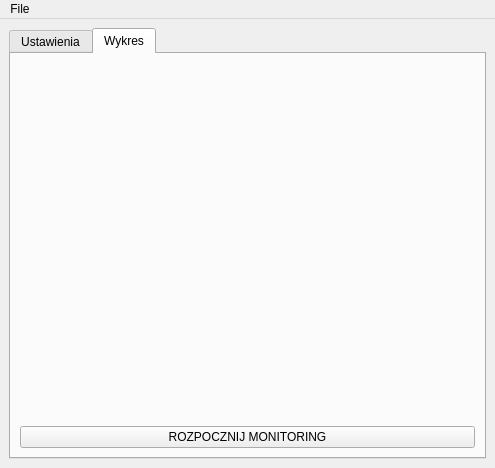
<?xml version="1.0" encoding="UTF-8"?>
<ui version="4.0">
 <class>MainWindow</class>
 <widget class="QMainWindow" name="MainWindow">
  <property name="geometry">
   <rect>
    <x>0</x>
    <y>0</y>
    <width>495</width>
    <height>468</height>
   </rect>
  </property>
  <property name="sizePolicy">
   <sizepolicy hsizetype="Maximum" vsizetype="Maximum">
    <horstretch>0</horstretch>
    <verstretch>0</verstretch>
   </sizepolicy>
  </property>
  <property name="windowTitle">
   <string>ArduinoMonitor</string>
  </property>
  <widget class="QWidget" name="centralwidget">
   <property name="sizePolicy">
    <sizepolicy hsizetype="Expanding" vsizetype="Expanding">
     <horstretch>0</horstretch>
     <verstretch>0</verstretch>
    </sizepolicy>
   </property>
   <layout class="QVBoxLayout" name="verticalLayout">
    <item>
     <layout class="QGridLayout" name="gridLayout_2">
      <item row="0" column="0">
       <widget class="QTabWidget" name="tab_main">
        <property name="autoFillBackground">
         <bool>false</bool>
        </property>
        <property name="currentIndex">
         <number>1</number>
        </property>
        <widget class="QWidget" name="tab_settings">
         <attribute name="title">
          <string>Ustawienia</string>
         </attribute>
         <layout class="QVBoxLayout" name="verticalLayout_2">
          <item>
           <layout class="QGridLayout" name="gridLayout" rowstretch="0,0,0,0">
            <property name="sizeConstraint">
             <enum>QLayout::SetDefaultConstraint</enum>
            </property>
            <property name="leftMargin">
             <number>30</number>
            </property>
            <property name="rightMargin">
             <number>0</number>
            </property>
            <property name="spacing">
             <number>20</number>
            </property>
            <item row="1" column="0">
             <widget class="QLabel" name="label_2">
              <property name="text">
               <string>Port serwera:</string>
              </property>
             </widget>
            </item>
            <item row="1" column="1">
             <widget class="Line" name="line_2">
              <property name="orientation">
               <enum>Qt::Vertical</enum>
              </property>
             </widget>
            </item>
            <item row="2" column="2">
             <widget class="QComboBox" name="serverSocketTypeCBox">
              <item>
               <property name="text">
                <string>AF_INET </string>
               </property>
              </item>
              <item>
               <property name="text">
                <string>AF_UNIX </string>
               </property>
              </item>
              <item>
               <property name="text">
                <string>AF_INET6 </string>
               </property>
              </item>
             </widget>
            </item>
            <item row="1" column="2">
             <widget class="QLineEdit" name="serverPortTextLine"/>
            </item>
            <item row="0" column="2">
             <widget class="QLineEdit" name="serverAddressTextLine">
              <property name="alignment">
               <set>Qt::AlignLeading|Qt::AlignLeft|Qt::AlignTop</set>
              </property>
             </widget>
            </item>
            <item row="2" column="0">
             <widget class="QLabel" name="label_3">
              <property name="text">
               <string>Typ gniazda:</string>
              </property>
             </widget>
            </item>
            <item row="0" column="0">
             <widget class="QLabel" name="label">
              <property name="text">
               <string>Adres serwera:</string>
              </property>
             </widget>
            </item>
            <item row="0" column="1">
             <widget class="Line" name="line_3">
              <property name="orientation">
               <enum>Qt::Vertical</enum>
              </property>
             </widget>
            </item>
            <item row="2" column="1">
             <widget class="Line" name="line_4">
              <property name="orientation">
               <enum>Qt::Vertical</enum>
              </property>
             </widget>
            </item>
            <item row="3" column="2">
             <widget class="QPushButton" name="connectButton">
              <property name="text">
               <string>TEST POŁĄCZENIA</string>
              </property>
             </widget>
            </item>
           </layout>
          </item>
          <item>
           <widget class="Line" name="line">
            <property name="orientation">
             <enum>Qt::Horizontal</enum>
            </property>
           </widget>
          </item>
          <item>
           <layout class="QHBoxLayout" name="horizontalLayout">
            <item>
             <widget class="QTextEdit" name="connectionStatusTextBox"/>
            </item>
            <item>
             <widget class="Line" name="line_5">
              <property name="orientation">
               <enum>Qt::Vertical</enum>
              </property>
             </widget>
            </item>
            <item>
             <widget class="QLabel" name="label_4">
              <property name="text">
               <string/>
              </property>
              <property name="pixmap">
               <pixmap>../src/arduino_image.png</pixmap>
              </property>
             </widget>
            </item>
           </layout>
          </item>
         </layout>
        </widget>
        <widget class="QWidget" name="tab_plot">
         <attribute name="title">
          <string>Wykres</string>
         </attribute>
         <layout class="QVBoxLayout" name="verticalLayout_4">
          <item>
           <widget class="MplPlotWidget" name="mplplotwidget" native="true">
            <property name="sizePolicy">
             <sizepolicy hsizetype="Expanding" vsizetype="Expanding">
              <horstretch>0</horstretch>
              <verstretch>0</verstretch>
             </sizepolicy>
            </property>
           </widget>
          </item>
          <item>
           <layout class="QHBoxLayout" name="horizontalLayout_2">
            <item>
             <widget class="QPushButton" name="startMonitButton">
              <property name="text">
               <string>ROZPOCZNIJ MONITORING</string>
              </property>
             </widget>
            </item>
           </layout>
          </item>
         </layout>
        </widget>
       </widget>
      </item>
     </layout>
    </item>
   </layout>
  </widget>
  <widget class="QMenuBar" name="menubar">
   <property name="geometry">
    <rect>
     <x>0</x>
     <y>0</y>
     <width>495</width>
     <height>21</height>
    </rect>
   </property>
   <widget class="QMenu" name="menuFile">
    <property name="title">
     <string>File</string>
    </property>
    <addaction name="actionAbout"/>
    <addaction name="actionExit"/>
   </widget>
   <addaction name="menuFile"/>
  </widget>
  <action name="actionAbout">
   <property name="text">
    <string>About...</string>
   </property>
  </action>
  <action name="actionExit">
   <property name="text">
    <string>Exit</string>
   </property>
  </action>
 </widget>
 <customwidgets>
  <customwidget>
   <class>MplPlotWidget</class>
   <extends>QWidget</extends>
   <header>mplplotwidget.h</header>
   <container>1</container>
  </customwidget>
 </customwidgets>
 <resources/>
 <connections>
  <connection>
   <sender>actionExit</sender>
   <signal>triggered()</signal>
   <receiver>MainWindow</receiver>
   <slot>close()</slot>
   <hints>
    <hint type="sourcelabel">
     <x>-1</x>
     <y>-1</y>
    </hint>
    <hint type="destinationlabel">
     <x>221</x>
     <y>233</y>
    </hint>
   </hints>
  </connection>
  <connection>
   <sender>actionAbout</sender>
   <signal>triggered()</signal>
   <receiver>MainWindow</receiver>
   <slot>showFullScreen()</slot>
   <hints>
    <hint type="sourcelabel">
     <x>-1</x>
     <y>-1</y>
    </hint>
    <hint type="destinationlabel">
     <x>221</x>
     <y>233</y>
    </hint>
   </hints>
  </connection>
 </connections>
</ui>
